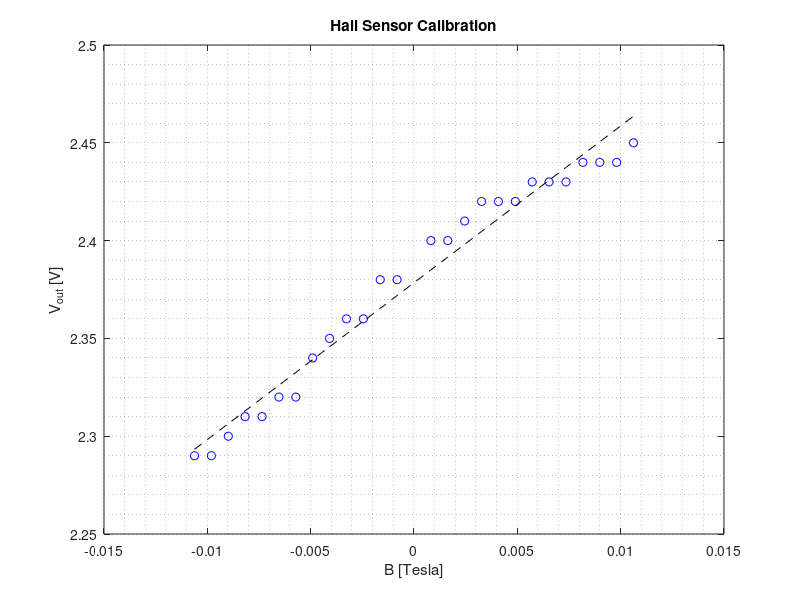
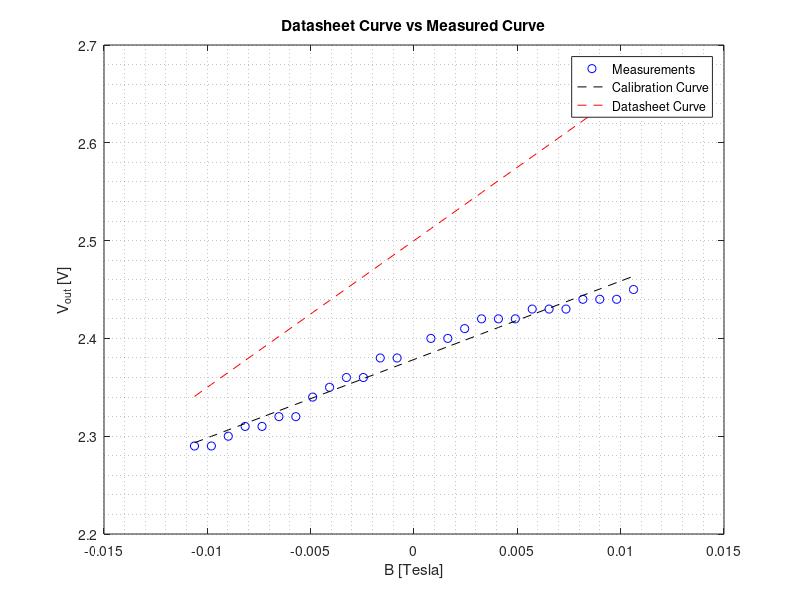

Write MATLAB code to recreate these figures, in order.
%% Sensor Lab 1: Hall Sensor

clc
clear
close all

% Constants
m0=4*pi*10^(-7);
N=189;
L=38e-3;
r=22e-3;
k=N/(2*sqrt(L^2/4+r^2));

% Measurements
Vout_plus=[2.4,2.4,2.41,2.42,2.42,2.42,2.43,2.43,2.43,2.44,2.44,2.44,2.45];
Vout_minus=[2.38,2.38,2.36,2.36,2.35,2.34,2.32,2.32,2.31,2.31,2.30,2.29,2.29];

% Inputs
I=0.2:0.2:2.6;
H=k.*I;
B=m0.*H; %Measured in Tesla

B_total =[-B(end:-1:1),B]';
V_total =[Vout_minus(end:-1:1),Vout_plus]';
b = regress(V_total,[ones(size(B_total)),B_total]);
V_OLS = [ones(size(B_total)),B_total]*b;
a=(4-2.5)/0.1; %1000Gauss=0.1T
V_Datasheet=2.5+a*B_total;
%% Figures

figure(1)
clf
plot(B_total,V_total,'bo') %Reasurement
hold on
plot(B_total,V_OLS,'k--') %OLS result
xlabel('B [Tesla]')
ylabel('V_{out} [V]')
grid minor
title('Hall Sensor Calibration')

figure(2)
clf
plot(B_total,V_total,'bo') %Reasurement
hold on
plot(B_total,V_OLS,'k--') %OLS result
plot(B_total,V_Datasheet,'r--') %Datasheet result
xlabel('B [Tesla]')
ylabel('V_{out} [V]')
grid minor
title('Datasheet Curve vs Measured Curve')
legend('Measurements','Calibration Curve','Datasheet Curve')